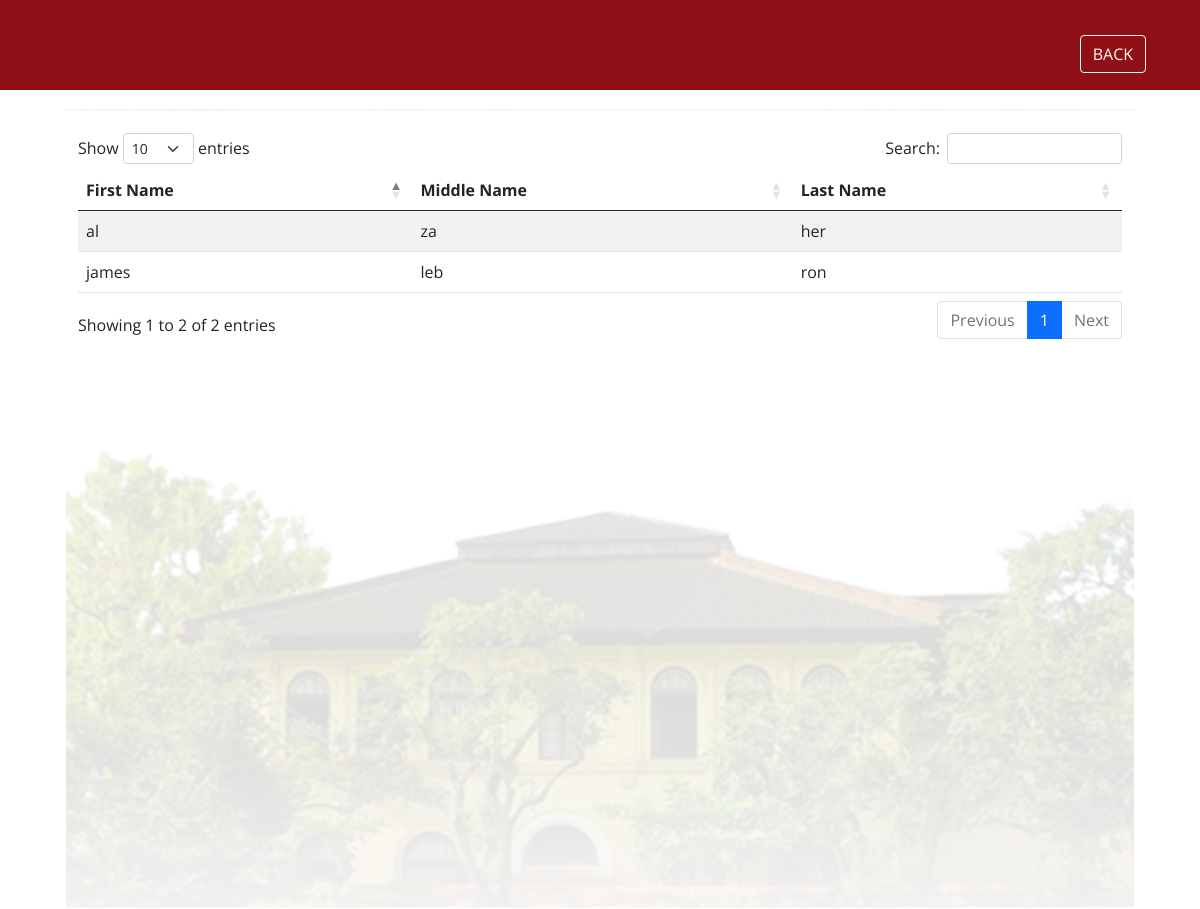
The page /awards.php on the database its author committed.
### tables this page shows
CREATE TABLE `elementary` (
  `id` int(11) NOT NULL,
  `name` varchar(225) NOT NULL,
  `middle` varchar(225) NOT NULL,
  `last` varchar(225) NOT NULL,
  `gender` varchar(225) NOT NULL,
  `dategraduated` int(11) NOT NULL
);

### awards.php (the view, shortened to what this page needs)
<!DOCTYPE html>
<html>
<head>
  <link rel="stylesheet" href="https://cdn.datatables.net/1.10.18/css/dataTables.bootstrap4.min.css">
  <link href="https://cdn.jsdelivr.net/npm/simple-datatables@latest/dist/style.css" rel="stylesheet" />
  <link href="https://cdnjs.cloudflare.com/ajax/libs/twitter-bootstrap/5.2.0/css/bootstrap.min.css" rel="stylesheet" />
  <link href="https://cdn.datatables.net/1.13.3/css/dataTables.bootstrap5.min.csss" rel="stylesheet" />
  <link href="vendor/bootstrap/css/bootstrap.min.css" rel="stylesheet">
  <link rel="stylesheet" href="assets/css/fontawesome.css">
  <link rel="stylesheet" href="assets/css/main.css">
  <link rel="stylesheet" href="assets/css/animated.css">
  <link rel="stylesheet" href="assets/css/owl.css">
  <header class="header-area header-sticky wow slideInDown" data-wow-duration="0.75s" data-wow-delay="0s">
  <div class="container">
    <div class="row">
      <div class="col-12">
        <nav class="main-nav">
          <a href="index.php">
            <button type="button" class="btn btn-outline-light" style="margin-top: 35px; float: right">BACK</button></a>
</head>
  <div class="container"style="justify-content: center; padding-top: 10%;">
    <div class="row">
      <section class="vh-100" style="background-image: url('assets/images/MAINN.png');background-position: center;">
        <div class="col-md-12">
          <div class="table-responsive">
            <table id="example" class="table table-striped table-boardered table-hover" style="width:100%">
            <div class="btn-group">
              <thead>
                <tr>
                  <th>First Name</th>
                  <th>Middle Name</th>
                  <th>Last Name</th>
</tr>
</thead>
  <?php
$hostName = "localhost";
$dbUser = "root";
$dbPassword = "";
$dbName = "alumni";
$conn = mysqli_connect($hostName, $dbUser, $dbPassword, $dbName);
$sql = "SELECT elem.name, elem.middle, elem.last
FROM elementary AS elem
INNER JOIN highschool AS hs ON elem.name = hs.name AND elem.middle = hs.middle AND elem.last = hs.last
INNER JOIN seniorhighschool AS shs ON hs.name = shs.name AND hs.middle = shs.middle AND hs.last = shs.last
INNER JOIN college AS col ON shs.name = col.name AND shs.middle = col.middle AND shs.last = col.last";
$result = mysqli_query($conn, $sql);
if (mysqli_num_rows($result) > 0) {
    while ($row = mysqli_fetch_assoc($result)) {
        echo "
        <tr>
                           <td>  $row[name]  </td>
                           <td>  $row[middle]  </td>
                            <td>  $row[last]  </td>
                    ";
    }
}
    ?>

### assets/css/main.css (style rules this page uses)
html, body, div, span, applet, object, iframe, h1, h2, h3, h4, h5, h6, p, blockquote, div pre, a, abbr, acronym, address, big, cite, code, del, dfn, em, font, img, ins, kbd, q, s, samp, small, strike, strong, sub, sup, tt, var, b, u, i, center, dl, dt, dd, ol, ul, li, figure, header, nav, section, article, aside, footer, figcaption { margin: 0; padding: 0; border: 0; outline: 0; }
header, nav, section, article, aside, footer, hgroup { display: block; }
* { box-sizing: border-box; }
html, body { font-family: 'Open Sans', sans-serif; font-weight: 400; background-color: #fff; -ms-text-size-adjust: 100%; -webkit-font-smoothing: antialiased; -moz-osx-font-smoothing: grayscale; }
a { text-decoration: none !important; }
html, body { background: #fff; font-family: 'Open Sans', sans-serif; }
.header-area { background-color: #8f1016; position: absolute; top: 0px; left: 0px; right: 0px; z-index: 100; height: 90px; -webkit-transition: all .5s ease 0s; -moz-transition: all .5s ease 0s; -o-transition: all .5s ease 0s; transition: all .5s ease 0s; }
.header-area.header-sticky { min-height: 80px; }
@media (max-width: 1200px) { .header-area .main-nav:before { display: none; } }

### rows shown on the page
elementary: name "james", middle "leb", last "ron"
elementary: name "al", middle "za", last "her"
